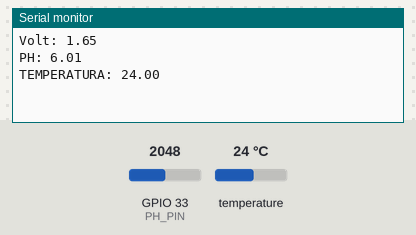
Recording of a sketch running on a simulated ESP32. Shown: the last lines printed to the serial monitor. The test bench sets the inputs (shaded band); at power-on: temperature 24 °C, GPIO 33 (PH_PIN) = 2048.

Above: at 1.2 s.
1.3 s: temperature set to 12 °C
2.8 s: GPIO 33 (PH_PIN) set to 2866
At 3.8 s:
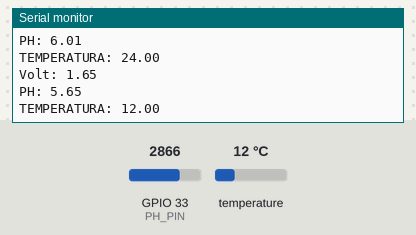
4.3 s: temperature set to 19 °C
At 5.2 s:
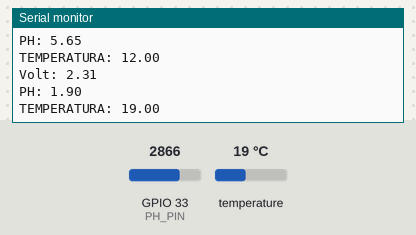
5.8 s: GPIO 33 (PH_PIN) set to 3603
Timing chart, 0 to 8.3 s (numbered marks = the images above; inputs shaded):
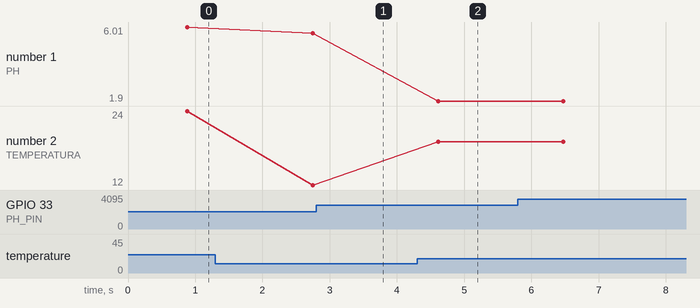

The sketch:

Test_PH4.ino
```cpp
#include <OneWire.h>
#include <DallasTemperature.h>

#define PH_PIN 33
#define TEMP_PIN 25
float promVolt,temp,valores[10], offset = 1710, tempAj = 25 ;

OneWire OneWire(TEMP_PIN);
DallasTemperature tempSensor(&OneWire);

void setup() {
  Serial.begin(115200);
  tempSensor.begin();

}

void loop() {

  for(int i=0; i<10; i++){
     valores[i] = analogRead(PH_PIN);
     delay(10);
  }

  for(int i = 0; i<9;  i++){

    for(int j = i+1; j<10; j++){
      if(valores[i]>valores[j]){
        temp = valores[i];
        valores[i] = valores[j];
        valores[j] = temp;
      }

    }
  }


  promVolt = 0;
  for(int i = 2; i<8;i++){
    promVolt += valores[i];
  }


  float volt = (promVolt/6)* 3.3/4095;

  tempAj = readTemperature();

  float ph = (-0.018* (((volt*1000)- 1500)/3)) +6.94;
  float pH_calibrado = ph + (0.03*(tempAj-25));

  Serial.print("Volt: ");
  Serial.println(volt);
  Serial.print("PH: ");
  //Serial.println(ph);
  //Serial.print("PH CALIBRADO: ");
  Serial.println(pH_calibrado);
  Serial.print("TEMPERATURA: ");
  Serial.println(tempAj);

  delay(1000);
}

float readTemperature(){
    tempSensor.requestTemperatures();
    return tempSensor.getTempCByIndex(0);
}
```

Measured:
- after the input at 4.3 s, the serial monitor: prints a new line after 0.31 s (image 2)
- plotted number 1: 6.01 → 5.65 after the input at 1.3 s, 5.65 → 1.9 after the input at 4.3 s
- plotted number 2: 24 → 12 after the input at 1.3 s, 12 → 19 after the input at 4.3 s
